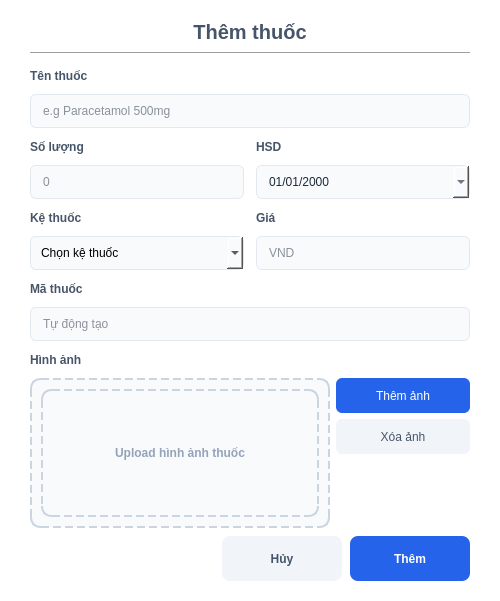
<?xml version="1.0" encoding="UTF-8"?>
<ui version="4.0">
    <class>dlg_medicine_detail</class>
    <widget class="QDialog" name="dlg_medicine_detail">
        <property name="windowModality">
            <enum>Qt::ApplicationModal</enum>
        </property>
        <property name="geometry">
            <rect><x>0</x><y>0</y><width>500</width><height>600</height></rect>
        </property>
        <property name="minimumSize">
            <size><width>500</width><height>0</height></size>
        </property>
        <property name="windowTitle">
            <string>Thêm thuốc mới</string>
        </property>
        <property name="styleSheet">
            <string notr="true">QDialog { background-color: #FFFFFF; }
QLabel { color: #475569; font-weight: 500; }
QLineEdit { color: #1E293B; }</string>
        </property>
        <layout class="QVBoxLayout" name="main_layout">
            <property name="leftMargin"><number>30</number></property>
            <property name="rightMargin"><number>30</number></property>
            <property name="topMargin"><number>20</number></property>
            <property name="bottomMargin"><number>20</number></property>
            <property name="spacing"><number>8</number></property>
            <item>
                <widget class="QLabel" name="lbl_title">
                    <property name="styleSheet">
                        <string notr="true">font-size: 20px; font-weight: bold; color: #475569;</string>
                    </property>
                    <property name="text"><string>Thêm thuốc</string></property>
                    <property name="alignment"><set>Qt::AlignCenter</set></property>
                </widget>
            </item>
            <item>
                <widget class="Line" name="line_top">
                    <property name="orientation"><enum>Qt::Horizontal</enum></property>
                </widget>
            </item>
            <item>
                <layout class="QVBoxLayout" name="verticalLayout">
                    <property name="spacing"><number>6</number></property>
                    <item>
                        <widget class="QLabel" name="lbl_name">
                            <property name="minimumSize"><size><width>0</width><height>25</height></size></property>
                            <property name="text"><string>Tên thuốc</string></property>
                        </widget>
                    </item>
                    <item>
                        <widget class="QLineEdit" name="txt_medicine_name">
                            <property name="minimumSize"><size><width>100</width><height>34</height></size></property>
                            <property name="styleSheet"><string notr="true">background-color: #F8FAFC; border: 1px solid #E2E8F0; border-radius: 6px; padding-left: 10px;</string></property>
                            <property name="placeholderText"><string>e.g Paracetamol 500mg</string></property>
                        </widget>
                    </item>
                    <item>
                        <layout class="QGridLayout" name="grid_info">
                            <property name="verticalSpacing"><number>6</number></property>
                            <property name="horizontalSpacing"><number>12</number></property>
                            <item row="0" column="0">
                                <widget class="QLabel" name="lbl_qty">
                                    <property name="minimumSize"><size><width>0</width><height>25</height></size></property>
                                    <property name="text"><string>Số lượng</string></property>
                                </widget>
                            </item>
                            <item row="0" column="1">
                                <widget class="QLabel" name="lbl_hsd">
                                    <property name="minimumSize"><size><width>0</width><height>25</height></size></property>
                                    <property name="text"><string>HSD</string></property>
                                </widget>
                            </item>
                            <item row="1" column="0">
                                <widget class="QLineEdit" name="txt_quantity">
                                    <property name="minimumSize"><size><width>50</width><height>34</height></size></property>
                                    <property name="styleSheet"><string notr="true">background-color: #F8FAFC; border: 1px solid #E2E8F0; border-radius: 6px; padding-left: 10px;</string></property>
                                    <property name="placeholderText"><string>0</string></property>
                                </widget>
                            </item>
                            <item row="1" column="1">
                                <widget class="QDateEdit" name="txt_expiry_date">
                                    <property name="minimumSize"><size><width>50</width><height>34</height></size></property>
                                    <property name="styleSheet"><string notr="true">background-color: #F8FAFC; border: 1px solid #E2E8F0; border-radius: 6px; padding-left: 10px; color: #1E293B;</string></property>
                                    <property name="displayFormat"><string>dd/MM/yyyy</string></property>
                                    <property name="calendarPopup"><bool>true</bool></property>
                                </widget>
                            </item>
                            <item row="2" column="0">
                                <widget class="QLabel" name="lbl_shelf">
                                    <property name="minimumSize"><size><width>0</width><height>25</height></size></property>
                                    <property name="text"><string>Kệ thuốc</string></property>
                                </widget>
                            </item>
                            <item row="2" column="1">
                                <widget class="QLabel" name="lbl_price">
                                    <property name="minimumSize"><size><width>0</width><height>25</height></size></property>
                                    <property name="text"><string>Giá</string></property>
                                </widget>
                            </item>
                            <item row="3" column="0">
                                <widget class="QComboBox" name="cb_shelf_location">
                                    <property name="minimumSize"><size><width>50</width><height>34</height></size></property>
                                    <property name="styleSheet"><string notr="true">background-color: #F8FAFC; border: 1px solid #E2E8F0; border-radius: 6px; padding-left: 10px;</string></property>
                                    <item><property name="text"><string>Chọn kệ thuốc</string></property></item>
                                </widget>
                            </item>
                            <item row="3" column="1">
                                <widget class="QLineEdit" name="txt_price">
                                    <property name="minimumSize"><size><width>50</width><height>34</height></size></property>
                                    <property name="styleSheet"><string notr="true">background-color: #F8FAFC; border: 1px solid #E2E8F0; border-radius: 6px; padding-left: 10px;</string></property>
                                    <property name="placeholderText"><string>VND</string></property>
                                </widget>
                            </item>
                            <item row="4" column="0">
                                <widget class="QLabel" name="lbl_id">
                                    <property name="minimumSize"><size><width>0</width><height>25</height></size></property>
                                    <property name="text"><string>Mã thuốc</string></property>
                                </widget>
                            </item>
                            <item row="5" column="0" colspan="2">
                                <widget class="QLineEdit" name="txt_medicine_id">
                                    <property name="minimumSize"><size><width>50</width><height>34</height></size></property>
                                    <property name="styleSheet"><string notr="true">background-color: #F8FAFC; border: 1px solid #E2E8F0; border-radius: 6px; padding-left: 10px;</string></property>
                                    <property name="readOnly"><bool>true</bool></property>
                                    <property name="placeholderText"><string>Tự động tạo</string></property>
                                </widget>
                            </item>
                        </layout>
                    </item>
                    <item>
                        <widget class="QLabel" name="lbl_img_title">
                            <property name="minimumSize"><size><width>0</width><height>25</height></size></property>
                            <property name="text"><string>Hình ảnh</string></property>
                        </widget>
                    </item>
                    <item>
                        <layout class="QHBoxLayout" name="layout_upload">
                            <item>
                                <widget class="QFrame" name="frame_upload">
                                    <property name="minimumSize"><size><width>300</width><height>150</height></size></property>
                                    <property name="styleSheet"><string notr="true">border: 2px dashed #CBD5E1; border-radius: 10px; background-color: #F8FAFC;</string></property>
                                    <layout class="QVBoxLayout" name="v_upload">
                                        <item>
                                            <widget class="QLabel" name="lbl_upload_text">
                                                <property name="styleSheet"><string notr="true">color: #94A3B8;</string></property>
                                                <property name="text"><string>Upload hình ảnh thuốc</string></property>
                                                <property name="alignment"><set>Qt::AlignCenter</set></property>
                                            </widget>
                                        </item>
                                    </layout>
                                </widget>
                            </item>
                            <item>
                                <layout class="QVBoxLayout" name="v_img_btns">
                                    <property name="spacing"><number>6</number></property>
                                    <item>
                                        <widget class="QPushButton" name="btn_add_img">
                                            <property name="minimumSize"><size><width>80</width><height>35</height></size></property>
                                            <property name="styleSheet"><string notr="true">background-color: #2563EB; color: white; border-radius: 6px;</string></property>
                                            <property name="text"><string>Thêm ảnh</string></property>
                                        </widget>
                                    </item>
                                    <item>
                                        <widget class="QPushButton" name="btn_remove_img">
                                            <property name="minimumSize"><size><width>80</width><height>35</height></size></property>
                                            <property name="styleSheet"><string notr="true">background-color: #F1F5F9; color: #475569; border-radius: 6px;</string></property>
                                            <property name="text"><string>Xóa ảnh</string></property>
                                        </widget>
                                    </item>
                                    <item>
                                        <spacer name="spacer_img_btns">
                                            <property name="orientation"><enum>Qt::Vertical</enum></property>
                                            <property name="sizeHint" stdset="0"><size><width>20</width><height>40</height></size></property>
                                        </spacer>
                                    </item>
                                </layout>
                            </item>
                        </layout>
                    </item>
                </layout>
            </item>
            <item>
                <spacer name="s_mid_v">
                    <property name="orientation"><enum>Qt::Vertical</enum></property>
                    <property name="sizeHint" stdset="0"><size><width>20</width><height>10</height></size></property>
                </spacer>
            </item>
            <item>
                <layout class="QHBoxLayout" name="layout_actions">
                    <item>
                        <spacer name="s_btn_h">
                            <property name="orientation"><enum>Qt::Horizontal</enum></property>
                            <property name="sizeHint" stdset="0"><size><width>40</width><height>20</height></size></property>
                        </spacer>
                    </item>
                    <item>
                        <widget class="QPushButton" name="btn_secondary">
                            <property name="minimumSize"><size><width>120</width><height>45</height></size></property>
                            <property name="styleSheet"><string notr="true">background-color: #F1F5F9; color: #475569; border-radius: 8px; font-weight: bold;</string></property>
                            <property name="text"><string>Hủy</string></property>
                        </widget>
                    </item>
                    <item>
                        <widget class="QPushButton" name="btn_primary">
                            <property name="minimumSize"><size><width>120</width><height>45</height></size></property>
                            <property name="styleSheet"><string notr="true">background-color: #2563EB; color: white; border-radius: 8px; font-weight: bold;</string></property>
                            <property name="text"><string>Thêm</string></property>
                        </widget>
                    </item>
                </layout>
            </item>
        </layout>
    </widget>
    <resources/>
    <connections/>
</ui>
